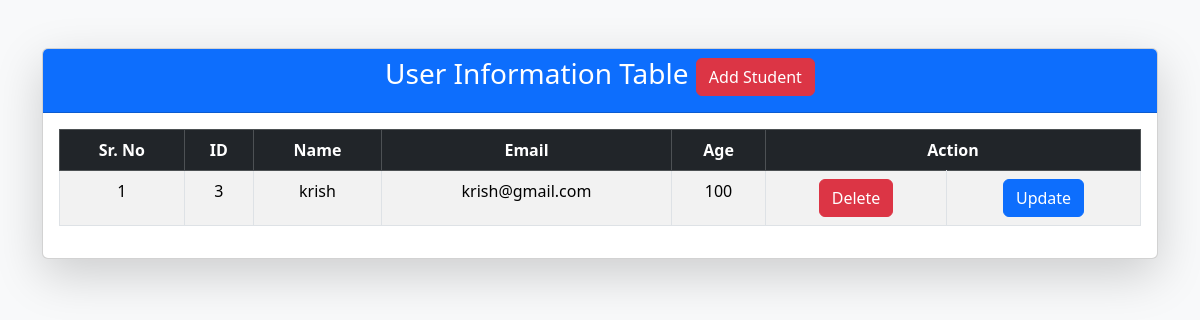
The app's page /display, older data.
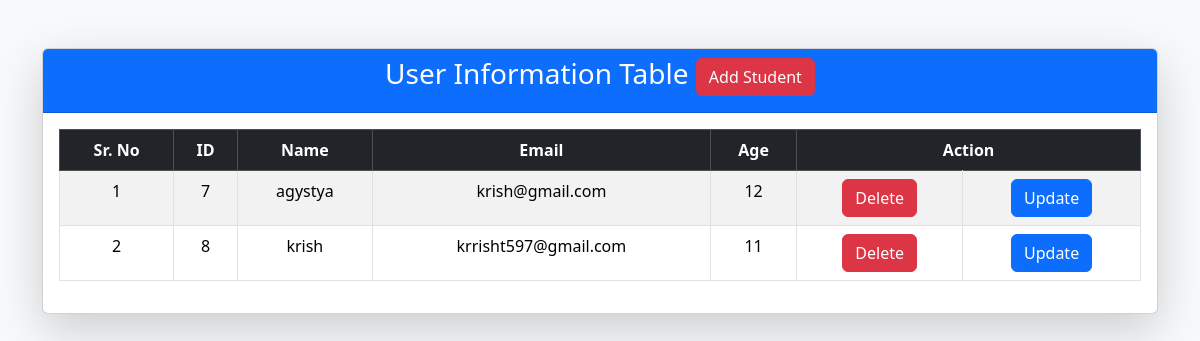
The same page, newer data.
### myapp/models.py (models this page shows)
class student(models.Model):
    name  = models.CharField(max_length=50)
    email = models.CharField(max_length=50)
    age = models.IntegerField()

### myapp/views.py (the view)
# urls.py: path("display", display, name="display"),
def display(request):
    students = student.objects.all()
    return render(request,"display.html",{"students":students})

### myapp/templates/display.html (shortened to what this page needs)
<!DOCTYPE html>
<html lang="en">
<head>
    <link href="https://cdn.jsdelivr.net/npm/bootstrap@5.3.3/dist/css/bootstrap.min.css" rel="stylesheet">
</head>
<body class="bg-light">
    <div class="container mt-5">
        <div class="card shadow-lg">
            <div class="card-header bg-primary text-white">
                <h3 class="text-center">
                    User Information Table
                    <a href="{% url 'index' %}" class="btn btn-danger">
                        Add Student
                    </a>
                </h3>
            </div>
            <div class="card-body">
                <table class="table table-bordered table-hover table-striped text-center">
                    <thead class="table-dark">
                        <tr>
                            <th>Sr. No</th>
                            <th>ID</th>
                            <th>Name</th>
                            <th>Email</th>
                            <th>Age</th>
                            <th colspan="2">Action</th>
                        </tr>
                    </thead>
                    <tbody>
                        {% for st in students %}
                        <tr>
                            <td>{{ forloop.counter }}</td>
                            <td>{{ st.id }}</td>
                            <td>{{ st.name }}</td>
                            <td>{{ st.email }}</td>
                            <td>{{ st.age }}</td>
                            <td>
                                <a href="{% url 'delete' %}?id={{ st.id }}"
                                   class="btn btn-danger">
                                    Delete
                                </a>
                            </td>
                            <td>
                                <a href="{% url 'update' %}?id={{ st.id }}"
                                   class="btn btn-primary">
                                    Update
                                </a>
                            </td>
                        </tr>
                        {% endfor %}
                    </tbody>
                </table>
            </div>
        </div>
    </div>
</body>
</html>

Row changes from the older to the newer data that the page shows:
removed student: id "3", name "krish", email "krish@gmail.com", age "100"
added student: id "7", name "agystya", email "krish@gmail.com", age "12"
added student: id "8", name "krish", email "krrisht597@gmail.com", age "11"
